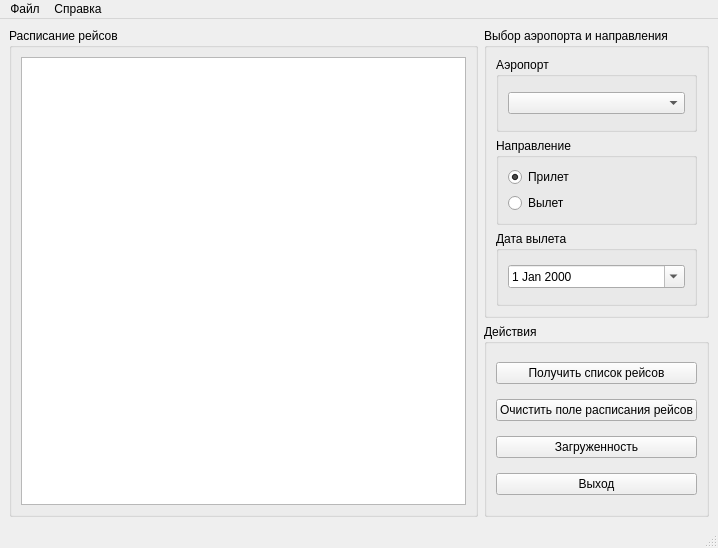
<?xml version="1.0" encoding="UTF-8"?>
<ui version="4.0">
 <class>MainWindow</class>
 <widget class="QMainWindow" name="MainWindow">
  <property name="geometry">
   <rect>
    <x>0</x>
    <y>0</y>
    <width>718</width>
    <height>548</height>
   </rect>
  </property>
  <property name="sizePolicy">
   <sizepolicy hsizetype="Preferred" vsizetype="Preferred">
    <horstretch>0</horstretch>
    <verstretch>0</verstretch>
   </sizepolicy>
  </property>
  <property name="minimumSize">
   <size>
    <width>0</width>
    <height>0</height>
   </size>
  </property>
  <property name="maximumSize">
   <size>
    <width>1920</width>
    <height>1080</height>
   </size>
  </property>
  <property name="windowTitle">
   <string>Инспектор Аэропортов</string>
  </property>
  <widget class="QWidget" name="centralwidget">
   <layout class="QVBoxLayout" name="verticalLayout">
    <item>
     <layout class="QGridLayout" name="gridLayout" rowstretch="60,40" columnstretch="70,30">
      <property name="bottomMargin">
       <number>0</number>
      </property>
      <property name="verticalSpacing">
       <number>6</number>
      </property>
      <item row="0" column="1">
       <widget class="QGroupBox" name="grB_selectZone">
        <property name="title">
         <string>Выбор аэропорта и направления</string>
        </property>
        <layout class="QVBoxLayout" name="verticalLayout_6">
         <item>
          <widget class="QGroupBox" name="grB_airport">
           <property name="title">
            <string>Аэропорт</string>
           </property>
           <layout class="QVBoxLayout" name="verticalLayout_5">
            <item>
             <widget class="QComboBox" name="cbox_listAirports"/>
            </item>
           </layout>
          </widget>
         </item>
         <item>
          <widget class="QGroupBox" name="grB_route">
           <property name="title">
            <string>Направление</string>
           </property>
           <layout class="QVBoxLayout" name="verticalLayout_4">
            <item>
             <widget class="QRadioButton" name="rb_arrival">
              <property name="text">
               <string>Прилет</string>
              </property>
              <property name="checked">
               <bool>true</bool>
              </property>
             </widget>
            </item>
            <item>
             <widget class="QRadioButton" name="rb_departure">
              <property name="text">
               <string>Вылет</string>
              </property>
              <property name="checked">
               <bool>false</bool>
              </property>
             </widget>
            </item>
           </layout>
          </widget>
         </item>
         <item>
          <widget class="QGroupBox" name="grB_departureDate">
           <property name="title">
            <string>Дата вылета</string>
           </property>
           <layout class="QVBoxLayout" name="verticalLayout_7">
            <item>
             <widget class="QDateEdit" name="de_departureDate">
              <property name="calendarPopup">
               <bool>true</bool>
              </property>
             </widget>
            </item>
           </layout>
          </widget>
         </item>
        </layout>
       </widget>
      </item>
      <item row="1" column="1">
       <widget class="QGroupBox" name="grB_actions">
        <property name="title">
         <string>Действия</string>
        </property>
        <layout class="QVBoxLayout" name="verticalLayout_2">
         <item>
          <widget class="QPushButton" name="pb_getFlights">
           <property name="text">
            <string>Получить список рейсов</string>
           </property>
          </widget>
         </item>
         <item>
          <widget class="QPushButton" name="pb_clear_tv_flights">
           <property name="text">
            <string>Очистить поле расписания рейсов</string>
           </property>
          </widget>
         </item>
         <item>
          <widget class="QPushButton" name="pb_congestion">
           <property name="text">
            <string>Загруженность</string>
           </property>
          </widget>
         </item>
         <item>
          <widget class="QPushButton" name="pb_exit">
           <property name="text">
            <string>Выход</string>
           </property>
          </widget>
         </item>
        </layout>
       </widget>
      </item>
      <item row="0" column="0" rowspan="2">
       <widget class="QGroupBox" name="grB_flights">
        <property name="title">
         <string>Расписание рейсов</string>
        </property>
        <layout class="QVBoxLayout" name="verticalLayout_3">
         <item>
          <widget class="QTableView" name="tv_flights"/>
         </item>
        </layout>
       </widget>
      </item>
     </layout>
    </item>
   </layout>
  </widget>
  <widget class="QMenuBar" name="menubar">
   <property name="geometry">
    <rect>
     <x>0</x>
     <y>0</y>
     <width>718</width>
     <height>21</height>
    </rect>
   </property>
   <widget class="QMenu" name="menubar_file">
    <property name="title">
     <string>Файл</string>
    </property>
    <addaction name="menubar_connect"/>
    <addaction name="menubar_disconnect"/>
    <addaction name="separator"/>
    <addaction name="menubar_settings"/>
    <addaction name="separator"/>
    <addaction name="menubar_exit"/>
   </widget>
   <widget class="QMenu" name="menubar_help">
    <property name="title">
     <string>Справка</string>
    </property>
    <addaction name="menubar_about"/>
   </widget>
   <addaction name="menubar_file"/>
   <addaction name="menubar_help"/>
  </widget>
  <widget class="QStatusBar" name="statusbar"/>
  <action name="menubar_settings">
   <property name="text">
    <string>Настройки</string>
   </property>
  </action>
  <action name="menubar_about">
   <property name="text">
    <string>О программе</string>
   </property>
  </action>
  <action name="menubar_connect">
   <property name="text">
    <string>Подключиться</string>
   </property>
  </action>
  <action name="menubar_disconnect">
   <property name="text">
    <string>Отключиться</string>
   </property>
  </action>
  <action name="menubar_exit">
   <property name="text">
    <string>Выход</string>
   </property>
  </action>
 </widget>
 <resources/>
 <connections>
  <connection>
   <sender>pb_exit</sender>
   <signal>clicked()</signal>
   <receiver>MainWindow</receiver>
   <slot>close()</slot>
   <hints>
    <hint type="sourcelabel">
     <x>469</x>
     <y>322</y>
    </hint>
    <hint type="destinationlabel">
     <x>285</x>
     <y>194</y>
    </hint>
   </hints>
  </connection>
  <connection>
   <sender>menubar_exit</sender>
   <signal>triggered()</signal>
   <receiver>MainWindow</receiver>
   <slot>close()</slot>
   <hints>
    <hint type="sourcelabel">
     <x>-1</x>
     <y>-1</y>
    </hint>
    <hint type="destinationlabel">
     <x>285</x>
     <y>194</y>
    </hint>
   </hints>
  </connection>
 </connections>
</ui>
